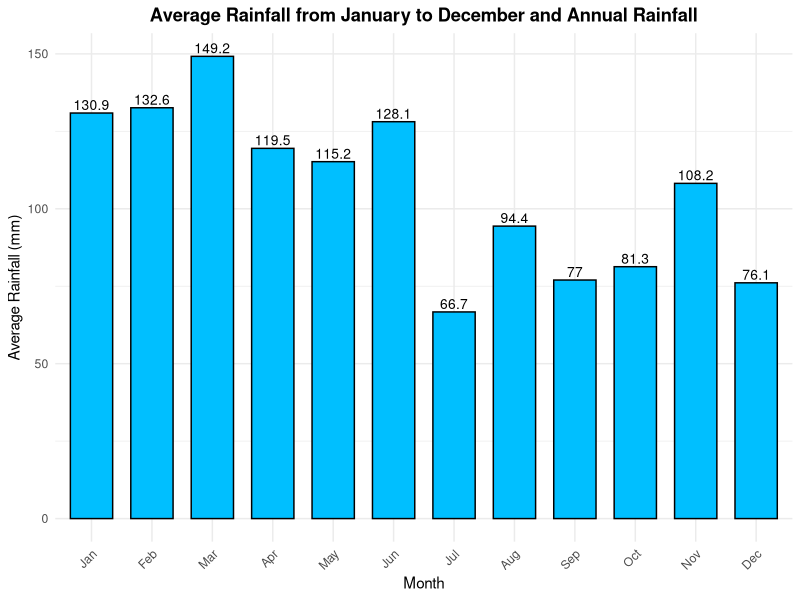

Write the R code that produced this figure. (Note: this script raises an error after producing the figure.)
# 1. Column bar diagram for average monthly rainfall
library(ggplot2)

data <- data.frame(
  month = c("Jan", "Feb", "Mar", "Apr", "May", "Jun",
            "Jul", "Aug", "Sep", "Oct", "Nov", "Dec"),
  rainfall = c(130.9, 132.6, 149.2, 119.5, 115.2, 128.1,
               66.7, 94.4, 77.0, 81.3, 108.2, 76.1)
)

data$month <- factor(
  data$month,
  levels = c("Jan", "Feb", "Mar", "Apr", "May", "Jun",
             "Jul", "Aug", "Sep", "Oct", "Nov", "Dec")
)

ggplot(data, aes(x = month, y = rainfall)) +
  geom_col(fill = "deepskyblue", color = "black", width = 0.7) +
  geom_text(aes(label = rainfall), vjust = -0.3, size = 3.5) +
  labs(
    title = "Average Rainfall from January to December and Annual Rainfall",
    x = "Month",
    y = "Average Rainfall (mm)"
  ) +
  theme_minimal() +
  theme(
    plot.title = element_text(hjust = 0.5, face = "bold"),
    axis.text.x = element_text(angle = 45, hjust = 1)
  )

# 2. Normal QQ plots for monthly rainfall analysis
library(ggplot2)

raw_data_text <- "
Year Jan Feb Mar Apr May Jun Jul Aug Sep Oct Nov Dec
1968 132.7 20.2 115.4 16.0 116.7 23.9 64.3 28.7 5.1 4.4 18.1 86.9
1969 53.0 251.2 100.8 186.5 49.4 204.0 51.0 164.7 85.3 42.9 248.0 35.5
1970 142.8 49.3 203.4 58.5 10.6 40.7 1.8 34.4 165.4 20.3 127.5 274.4
1971 132.2 181.2 78.2 84.6 114.6 70.2 19.6 180.6 54.6 2.5 76.0 129.5
1972 400.7 110.3 201.0 70.6 96.3 112.0 4.1 34.9 11.1 170.0 63.5 42.8
1973 279.8 351.1 108.5 77.4 28.5 73.8 107.6 91.2 72.6 178.6 121.8 33.4
1974 200.6 44.0 284.6 164.6 229.5 220.5 17.4 175.8 46.4 74.7 115.2 33.4
1975 47.6 140.0 388.6 78.0 18.6 379.2 49.0 25.8 49.6 115.0 32.2 37.4
1976 293.6 221.0 304.3 50.8 22.9 155.4 153.4 38.0 135.4 286.0 112.6 23.6
1977 99.0 174.4 256.8 25.8 133.2 111.4 10.0 20.6 49.0 20.0 36.0 30.8
1978 225.4 15.4 250.2 141.0 118.2 301.8 19.4 37.2 113.6 88.3 96.8 93.0
1979 122.1 16.1 200.2 24.6 121.2 169.4 26.4 9.2 28.0 50.0 91.8 2.6
1980 169.7 81.4 76.2 22.6 132.1 47.4 52.4 14.8 5.5 34.1 41.2 50.2
1981 64.4 208.0 38.2 133.4 90.0 43.4 39.8 10.4 4.0 244.0 126.8 66.2
1982 51.2 31.4 164.8 20.2 15.8 125.4 160.8 23.9 208.5 51.2 20.0 22.2
1983 42.6 50.2 310.2 157.8 203.2 78.6 40.6 145.4 46.6 158.0 35.0 103.2
1984 191.2 130.5 276.6 100.6 142.5 89.8 150.8 8.8 52.4 54.0 517.3 97.9
1985 2.2 54.9 87.0 297.4 128.8 123.8 83.6 27.5 76.2 140.0 63.0 91.0
1986 202.1 90.2 18.6 117.7 55.8 16.0 48.7 482.7 31.2 99.2 172.2 6.8
1987 83.2 18.2 149.2 70.8 47.9 82.6 113.9 189.1 8.1 272.5 180.6 82.3
1988 96.3 100.0 79.0 347.7 272.4 86.1 109.3 72.1 145.2 0.6 166.1 132.7
1989 158.8 143.4 143.2 380.4 157.6 249.8 32.7 66.2 2.2 15.3 60.6 141.6
1990 82.9 664.7 139.1 341.5 110.1 42.0 75.7 201.0 202.1 53.6 29.8 42.0
1991 99.6 51.3 17.1 47.4 137.2 347.1 105.3 4.6 18.7 11.9 121.7 185.1
1992 74.5 490.2 86.9 67.5 73.6 97.3 15.8 34.2 25.3 87.7 147.1 205.4
1993 65.5 75.8 92.1 62.8 18.8 60.8 99.8 66.6 169.3 50.5 94.2 32.2
1994 42.0 87.6 171.0 122.0 40.1 70.1 79.9 35.8 28.0 49.2 53.5 69.1
1995 101.8 61.2 176.9 41.7 180.9 114.6 1.5 0.0 223.3 35.5 170.9 81.2
1996 132.5 39.6 59.1 42.6 169.7 176.2 52.2 130.6 142.9 17.3 114.8 37.8
1997 178.0 124.6 27.4 6.6 200.4 110.0 190.6 38.4 137.2 54.8 25.8 30.0
1998 90.8 33.9 19.5 344.1 333.3 148.6 89.8 532.3 43.6 37.9 73.4 59.3"

rainfall <- read.table(text = raw_data_text, header = TRUE)

rainfall_long <- rainfall %>%
  select(-Year) %>% 
  pivot_longer(cols = everything(), 
               names_to = "Month", 
               values_to = "Rainfall") %>%
  mutate(Month = factor(Month, levels = c("Jan", "Feb", "Mar", "Apr", "May", "Jun", 
                                          "Jul", "Aug", "Sep", "Oct", "Nov", "Dec")))

ggplot(rainfall_long, aes(sample = Rainfall)) +
  stat_qq_line(distribution = stats::qnorm, color = "red") +
  stat_qq(distribution = stats::qnorm) +
  facet_wrap(~ Month, scales = "free_y", ncol = 4) +
  labs(x = "Theoretical Quantiles", 
       y = "Sample Quantiles (Rainfall in mm)", 
       title = "Normal QQ Plots for Monthly Rainfall (1968-1998)") +
  theme_bw() +
  theme(plot.title = element_text(hjust = 0.5, face = "bold"))

# 3. Linear regression analysis
library(ggplot2)

rainfall_data <- data.frame(
  month = factor(c("Jan", "Feb", "Mar", "Apr", "May", "Jun",
                   "Jul", "Aug", "Sep", "Oct", "Nov", "Dec"),
                 levels = c("Jan", "Feb", "Mar", "Apr", "May", "Jun",
                            "Jul", "Aug", "Sep", "Oct", "Nov", "Dec")),
  month_number = 1:12,
  average_rainfall = c(130.9, 132.6, 149.2, 119.5, 115.2, 128.1,
                       66.7, 94.4, 77.0, 81.3, 108.2, 76.1)
)

rainfall_lm <- lm(average_rainfall ~ month_number, data = rainfall_data)
summary(rainfall_lm)

ggplot(rainfall_data, aes(x = month_number, y = average_rainfall)) +
  geom_point(aes(color = "Monthly average rainfall"), size = 3) +
  geom_smooth(aes(color = "Fitted linear regression"),
              method = "lm", se = FALSE, linewidth = 1) +
  scale_x_continuous(
    breaks = 1:12,
    labels = levels(rainfall_data$month)
  ) +
  scale_color_manual(
    values = c("Monthly average rainfall" = "#1f77b4",
               "Fitted linear regression" = "#1f77b4"),
    name = NULL
  ) +
  labs(
    title = "Linear Regression of Average Monthly Rainfall",
    x = "Month",
    y = "Average rainfall (mm)"
  ) +
  theme_minimal(base_size = 14) +
  theme(
    plot.title = element_text(hjust = 0.5),
    legend.position = "topright"
  )
